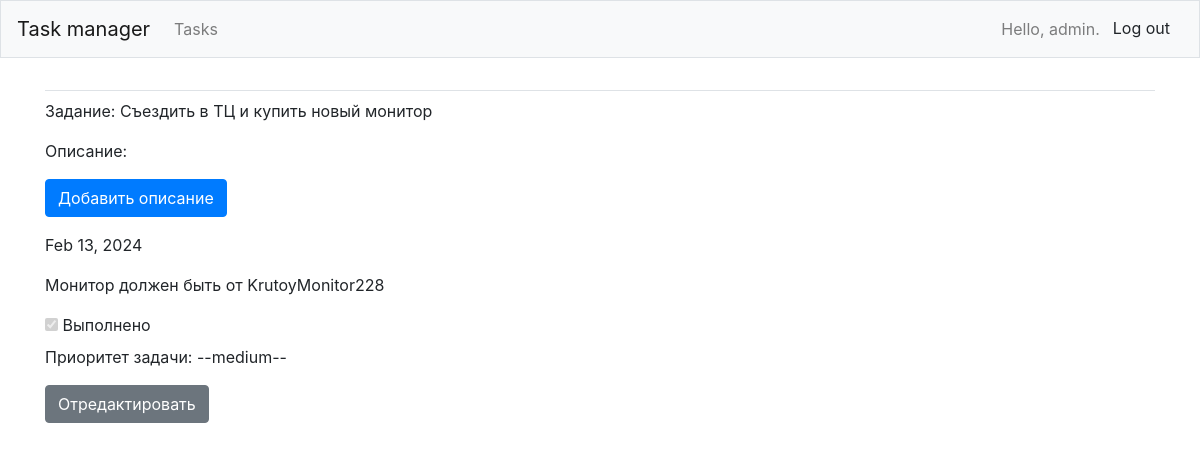
Screenshot of /tasks/5/ (signed in) with the database file from the repository.
### tasks1/models.py (models this page shows, shortened)
class TodoList(models.Model):
    task_name = models.CharField(max_length=200)
    owner = models.ForeignKey(User, on_delete=models.CASCADE)
    def __str__(self):
        return self.task_name

class Entry(models.Model):
    task = models.ForeignKey(TodoList, on_delete=models.CASCADE)
    description = models.TextField()
    deadline = models.DateField(auto_now_add=False)
    status = models.BooleanField(default=False)
    priority = models.CharField(max_length=10, choices=(("high", "High"), ("medium", "Medium"), ("low", "Low")))
    class Meta:
        verbose_name_plural = 'entries'

### tasks1/views.py (the view)
# urls.py: path('tasks/<int:task_id>/', views.task, name='task'),
@login_required
def task(request, task_id):
    task = TodoList.objects.get(id=task_id)
    if task.owner != request.user:
        raise Http404
    entries = task.entry_set.order_by('deadline')
    context = {'task': task, 'entries': entries}
    return render(request, 'tasks1/task.html', context)

### tasks1/templates/tasks1/task.html
{% extends 'tasks1/base.html' %}
{% block content %}
    <div class="row">
        <div class="col-md-8">
            <p>Задание: {{ task }}</p>
            <p>Описание:</p>
            <p>
                <a href="{% url 'tasks1:new_entry' task.id %}" class="btn btn-primary">Добавить описание</a>
            </p>
            <ul class="list-unstyled">
                {% for entry in entries %}
                    <li>
                        <p>{{ entry.deadline|date:'M d, Y' }}</p>
                        <p>{{ entry.description|linebreaks }}</p>
                        {% if entry.status %}
                            <input type="checkbox" disabled checked /> <label>Выполнено</label>
                        {% else %}
                            <input type="checkbox" disabled /> <label>Не выполнено</label>
                        {% endif %}
                        <p>Приоритет задачи: --{{ entry.priority }}--</p>
                        <p>
                            <a href="{% url 'tasks1:edit_entry' entry.id %}" class="btn btn-secondary">Отредактировать</a>
                        </p>
                    </li>
                {% empty %}
                    <li>Тут пусто</li>
                {% endfor %}
            </ul>
        </div>
    </div>
{% endblock content %}

### tasks1/templates/tasks1/base.html (shortened to what this page needs)
{% load bootstrap4 %}
<!DOCTYPE html>
<html lang="en">
<head>
    {% bootstrap_css %}
</head>
<body>
<nav class="navbar navbar-expand-md navbar-light bg-light mb-4 border">
    <a class="navbar-brand" href="{% url 'tasks1:index' %}">
        Task manager
    </a>
    <div class="collapse navbar-collapse" id="navbarCollapse">
        <ul class="navbar-nav mr-auto">
            <li class="nav-item">
                <a class="nav-link" href="{% url 'tasks1:tasks' %}">
                    Tasks
                </a>
            </li>
        </ul>
        <ul class="navbar-nav ml-auto">
            {% if user.is_authenticated %}
                <li class="nav-item">
                    <span class="navbar-text">Hello, {{ user.username }}.</span>
                </li>
                <li class="nav-item">
                    <form action="{% url 'users:logout' %}" method="post">
                        <button type="submit" class="btn btn-light">Log out</button>
                    </form>
                </li>
            {% endif %}
        </ul>
    </div>
</nav>
<main role="main" class="container">
    <div class="pb-2 mb-2 border-bottom">
    </div>
    <div>
        {% block content %}{% endblock content %}
    </div>
</main>
</body>
</html>

### rows the page displays
TodoList: task_name "Съездить в ТЦ и купить новый монитор"
Entry: deadline "Feb 13, 2024", description "Монитор должен быть от KrutoyMonitor228", priority "medium"

### other values shown
{{ user.username }} "admin"
